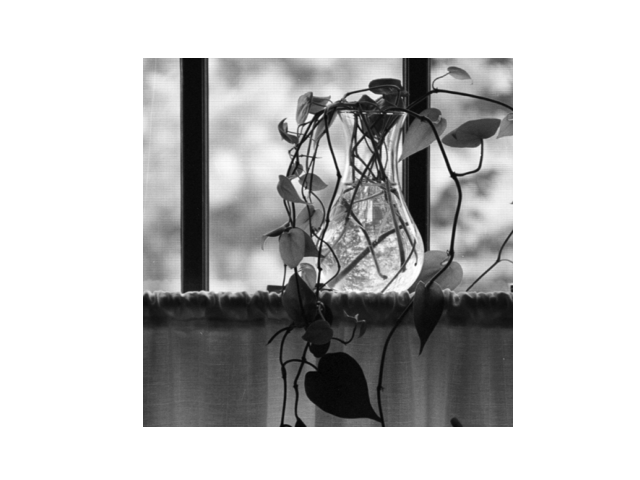

This chart was generated by the following Python code:
import matplotlib.pyplot as plt
from skimage.io import imread
from skimage.util import img_as_float
from libDIPUM.wavefast import wavefast
from libDIPUM.wavedisplay import wavedisplay
from libDIPUM.data_path import dip_data

# Data
f = img_as_float(imread(dip_data('Vase.tif')))

# Fast wavelet transform
c, s = wavefast(f, 1, 'haar')
c2, s2 = wavefast(f, 2, 'haar')
c8, s8 = wavefast(f, 8, 'haar')

# Display
plt.figure()
plt.imshow(f, cmap='gray')
plt.axis('off')
plt.savefig('Figure630.png')

plt.figure()
w = wavedisplay(c, s)
plt.imshow(w, cmap='gray')
plt.axis('off')
plt.savefig('Figure630Bis.png')

plt.figure()
w2 = wavedisplay(c2, s2)
plt.imshow(w2, cmap='gray')
plt.axis('off')
plt.savefig('Figure630Ter.png')

plt.figure()
Temp = wavedisplay(c8, s8, 4)
plt.imshow(Temp, cmap='gray')
plt.axis('off')
plt.savefig('Figure630Quart.png')

plt.show()
